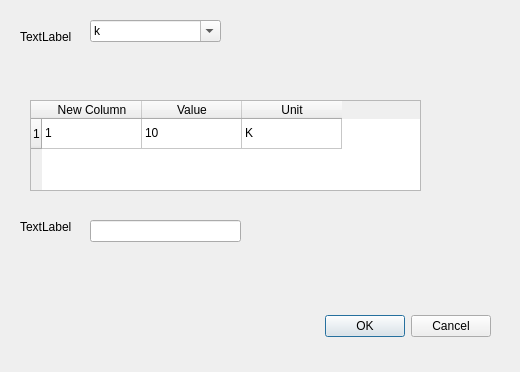
<?xml version="1.0" encoding="UTF-8"?>
<ui version="4.0">
 <class>PartParameterDialog</class>
 <widget class="QDialog" name="PartParameterDialog">
  <property name="geometry">
   <rect>
    <x>0</x>
    <y>0</y>
    <width>520</width>
    <height>372</height>
   </rect>
  </property>
  <property name="windowTitle">
   <string>Dialog</string>
  </property>
  <widget class="QDialogButtonBox" name="buttonBox">
   <property name="geometry">
    <rect>
     <x>150</x>
     <y>310</y>
     <width>341</width>
     <height>32</height>
    </rect>
   </property>
   <property name="orientation">
    <enum>Qt::Horizontal</enum>
   </property>
   <property name="standardButtons">
    <set>QDialogButtonBox::Cancel|QDialogButtonBox::Ok</set>
   </property>
  </widget>
  <widget class="QLabel" name="label">
   <property name="geometry">
    <rect>
     <x>20</x>
     <y>30</y>
     <width>59</width>
     <height>14</height>
    </rect>
   </property>
   <property name="text">
    <string>TextLabel</string>
   </property>
  </widget>
  <widget class="QComboBox" name="comboBox">
   <property name="geometry">
    <rect>
     <x>90</x>
     <y>20</y>
     <width>131</width>
     <height>22</height>
    </rect>
   </property>
   <property name="editable">
    <bool>true</bool>
   </property>
   <property name="insertPolicy">
    <enum>QComboBox::NoInsert</enum>
   </property>
   <item>
    <property name="text">
     <string>k</string>
    </property>
   </item>
   <item>
    <property name="text">
     <string>-</string>
    </property>
   </item>
   <item>
    <property name="text">
     <string>m</string>
    </property>
   </item>
   <item>
    <property name="text">
     <string>u</string>
    </property>
   </item>
  </widget>
  <widget class="QTableWidget" name="tableWidget">
   <property name="geometry">
    <rect>
     <x>30</x>
     <y>100</y>
     <width>391</width>
     <height>91</height>
    </rect>
   </property>
   <row>
    <property name="text">
     <string>1</string>
    </property>
   </row>
   <column>
    <property name="text">
     <string>New Column</string>
    </property>
   </column>
   <column>
    <property name="text">
     <string>Value</string>
    </property>
   </column>
   <column>
    <property name="text">
     <string>Unit</string>
    </property>
   </column>
   <item row="0" column="0">
    <property name="text">
     <string>1</string>
    </property>
   </item>
   <item row="0" column="1">
    <property name="text">
     <string>10</string>
    </property>
   </item>
   <item row="0" column="2">
    <property name="text">
     <string>K</string>
    </property>
   </item>
  </widget>
  <widget class="QLabel" name="label_2">
   <property name="geometry">
    <rect>
     <x>20</x>
     <y>220</y>
     <width>59</width>
     <height>14</height>
    </rect>
   </property>
   <property name="text">
    <string>TextLabel</string>
   </property>
  </widget>
  <widget class="QLineEdit" name="lineEdit">
   <property name="geometry">
    <rect>
     <x>90</x>
     <y>220</y>
     <width>151</width>
     <height>22</height>
    </rect>
   </property>
  </widget>
 </widget>
 <resources/>
 <connections>
  <connection>
   <sender>buttonBox</sender>
   <signal>accepted()</signal>
   <receiver>PartParameterDialog</receiver>
   <slot>accept()</slot>
   <hints>
    <hint type="sourcelabel">
     <x>248</x>
     <y>254</y>
    </hint>
    <hint type="destinationlabel">
     <x>157</x>
     <y>274</y>
    </hint>
   </hints>
  </connection>
  <connection>
   <sender>buttonBox</sender>
   <signal>rejected()</signal>
   <receiver>PartParameterDialog</receiver>
   <slot>reject()</slot>
   <hints>
    <hint type="sourcelabel">
     <x>316</x>
     <y>260</y>
    </hint>
    <hint type="destinationlabel">
     <x>286</x>
     <y>274</y>
    </hint>
   </hints>
  </connection>
 </connections>
</ui>
